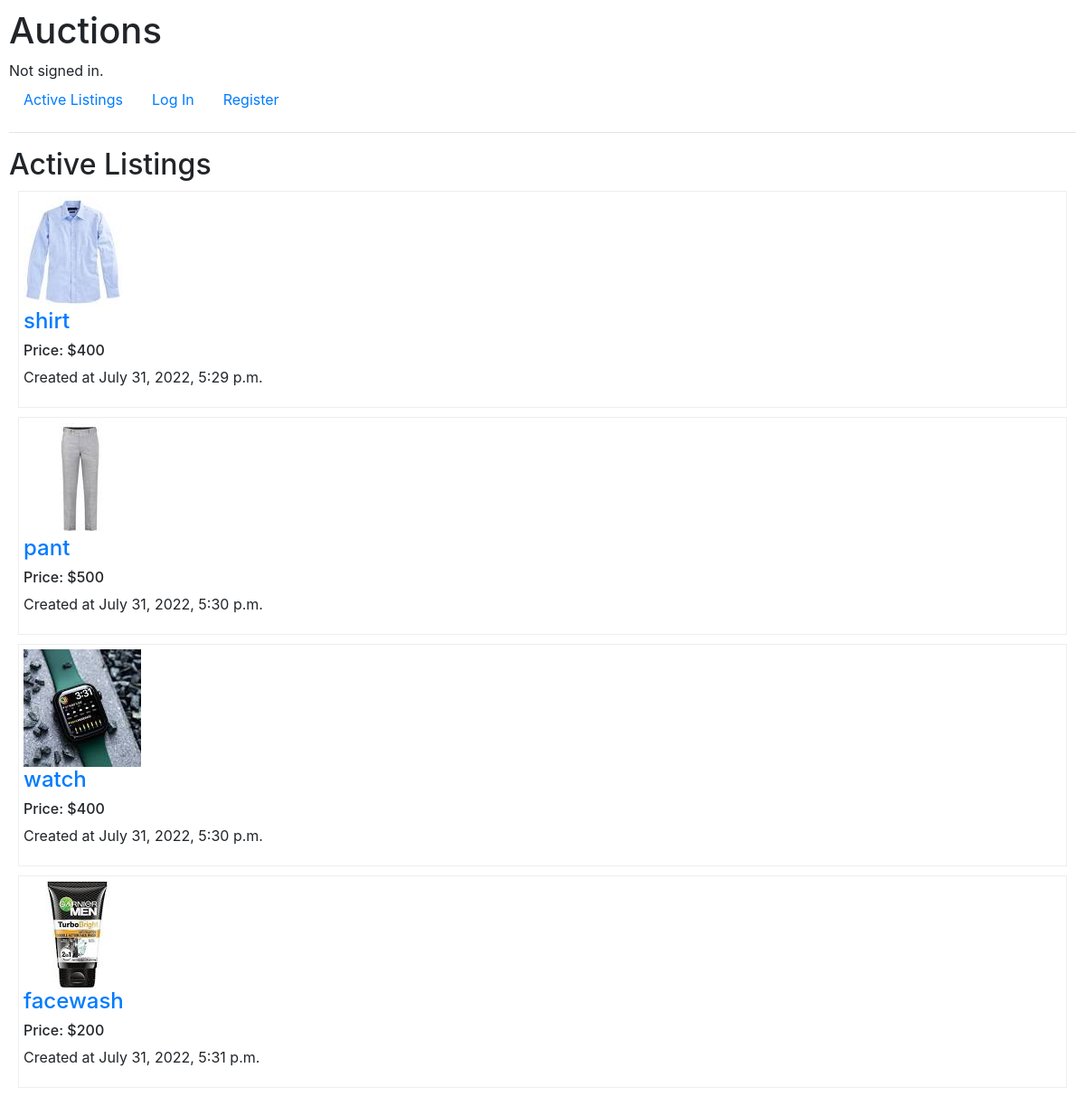
The page / on the database its author committed.
### auctions/models.py (models this page shows, shortened)
class Product(models.Model):
    productname = models.CharField(max_length=60)
    price = models.IntegerField(default=0)
    description = models.CharField(max_length=250, default='', blank=True, null=True)
    posted = models.DateTimeField(default=timezone.now)
    image = models.ImageField(upload_to='products')
    catagory=models.ForeignKey(Category, on_delete=models.CASCADE, default=1)

### auctions/views.py (the view)
# urls.py: path("", views.index, name="index"),
def index(request):
    products = Product.objects.all()
    context = {
        "products": products
    }
    return render(request, "auctions/index.html", context)

### auctions/templates/auctions/index.html (shortened to what this page needs)
{% extends "auctions/layout.html" %}
{% block body %}
    <h2>Active Listings</h2>
    {% for product in products %}
    <section style="border:1px;border-style: ridge;margin:10px;padding:5px;">
        <div>
            <img class='iconDetails' src = "{{product.image.url}}">
        </div>
        <div>
        <a href="#"%}">
            <h4>{{product.productname}}</h2>
        </a>
        <h6>Price: ${{product.price}}</h6>
        <p>Created at {{product.posted}}</p>
    </section>
    {%endfor%}
{%endblock%}

### auctions/templates/auctions/layout.html (shortened to what this page needs)
{% load static %}
<!DOCTYPE html>
<html lang="en">
    <head>
        <link rel="stylesheet" href="https://stackpath.bootstrapcdn.com/bootstrap/4.4.1/css/bootstrap.min.css">
    </head>
    <body>
        <h1>Auctions</h1>
        <div>
            {% if user.is_authenticated %}
                Signed in as <strong>{{ user.username }}</strong>.
            {% else %}
                Not signed in.
            {% endif %}
        </div>
        <ul class="nav">
            <li class="nav-item">
                <a class="nav-link" href="{% url 'index' %}">Active Listings</a>
            </li>
            {% if user.is_authenticated %}
                <li class="nav-item">
                    <a class="nav-link" href="{% url 'logout' %}">Catagories</a>
                </li>
                <li class="nav-item">
                    <a class="nav-link" href="{% url 'logout' %}">WatchList</a>
                </li>
                    <a class="nav-link" href="{% url 'logout' %}">Create listing</a>
                <li class="nav-item">
                    <a class="nav-link" href="{% url 'logout' %}">Log Out</a>
                </li>
            {% else %}
                <li class="nav-item">
                    <a class="nav-link" href="{% url 'login' %}">Log In</a>
                </li>
                <li class="nav-item">
                    <a class="nav-link" href="{% url 'register' %}">Register</a>
                </li>
            {% endif %}
        </ul>
        <hr>
        {% block body %}
        {% endblock %}
    </body>
</html>

### auctions/templates/auctions/layout.html (style rules this page uses)
body { padding: 10px; }
img { max-width: 100% }

### rows shown on the page
Product: image (picture), productname "shirt", price "400", posted "July 31, 2022, 5:29 p.m."
Product: image (picture), productname "pant", price "500", posted "July 31, 2022, 5:30 p.m."
Product: image (picture), productname "watch", price "400", posted "July 31, 2022, 5:30 p.m."
Product: image (picture), productname "facewash", price "200", posted "July 31, 2022, 5:31 p.m."
